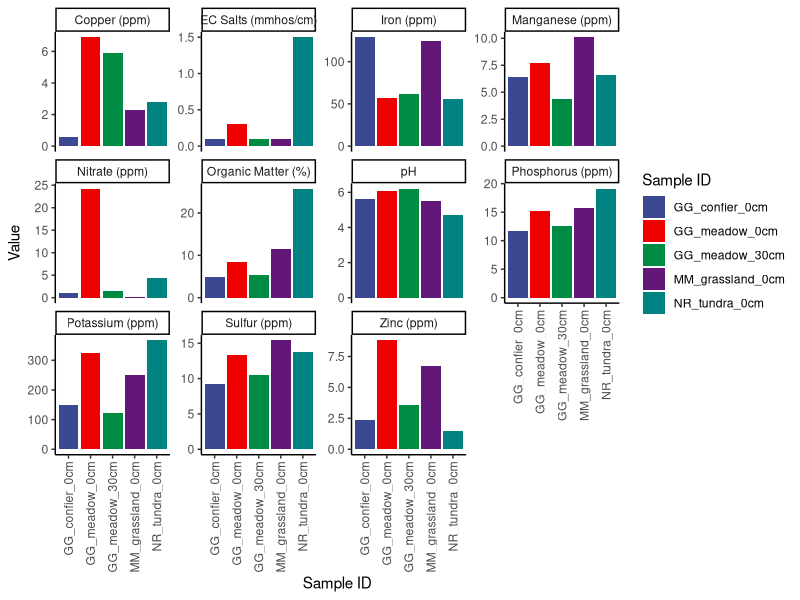

Write the R code that produced this figure.
## ---- chunk 1
library(tidyverse)
library(ggsci)
## ---- chunk 2
soil_data <- read_csv("soil_report_06302021.csv")

soil_qualities <- soil_data %>% 
  select(c(`Sample ID`, `Excess Lime`, `Texture Estimate`))

soil_values <- soil_data %>% 
  select(!c(`Excess Lime`, `Texture Estimate`))

soil_values_long <- soil_values %>% 
  select(!`Sample Depth (cm)`) %>% 
  pivot_longer(!`Sample ID`, names_to = "Measurement", values_to = "Value")

## ---- chunk 3
p_soil_values_long <- soil_values_long %>% 
  ggplot(aes(x = `Sample ID`, y = `Value`, fill = `Sample ID`)) +
  geom_col() +
  facet_wrap(~`Measurement`, scales = "free_y") +
  scale_fill_aaas() +
  theme_classic() +
  theme(axis.text.x = element_text(angle = 90, vjust = 0.5, hjust=1))

ggsave("soil_report_plot.png", plot = p_soil_values_long, height = 10, width = 15)
